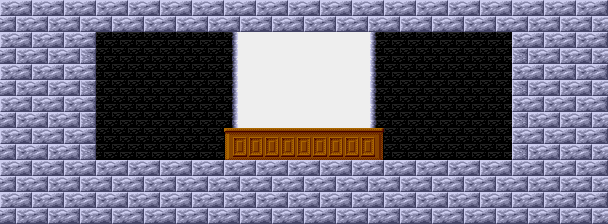

The image is a tile-based game level rendered from a .tmx file. Its description and complete source (layers, tilesets, objects, tile grids) follow:
An orthogonal 19x7 tile map with 32x32 px tiles, 1 tile layer (Capa de Patrones 1), 2 tilesets and 6 objects (STAGE_DRAGONTOWER6).

<map version="1.0" orientation="orthogonal" width="19" height="7" tilewidth="32" tileheight="32">
 <tileset firstgid="1" name="tileset" tilewidth="32" tileheight="32">
  <image source="../tileset/tileset.png" width="256" height="256" />
 </tileset>
 <tileset firstgid="65" name="objset" tilewidth="64" tileheight="64">
  <image source="../tileset/objset.png" trans="000000" width="512" height="512" />
 </tileset>
 <layer name="Capa de Patrones 1" width="19" height="7">
  <data encoding="csv">
2,2,2,2,2,2,2,2,2,2,2,2,2,2,2,2,2,2,2,
2,2,4,1,1,1,1,37,9,9,9,38,1,1,1,1,3,2,2,
2,2,4,1,1,1,1,37,9,9,9,38,1,1,1,1,3,2,2,
2,2,4,1,1,1,1,37,9,9,9,38,1,1,1,1,3,2,2,
2,2,4,1,1,1,1,41,40,40,40,42,1,1,1,1,3,2,2,
2,2,2,2,2,2,2,2,2,2,2,2,2,2,2,2,2,2,2,
2,2,2,2,2,2,2,2,2,2,2,2,2,2,2,2,2,2,2
</data>
 </layer>
 <objectgroup name="Capa de Objetos 1" width="19" height="7">
  <object gid="66" x="113" y="173" />
  <object name="STAGE_DRAGONTOWER6" gid="66" x="428" y="173" />
  <object gid="67" x="113" y="172" />
  <object gid="79" x="240" y="144" />
  <object gid="79" x="273" y="144" />
  <object gid="79" x="305" y="144" />
 </objectgroup>
</map>
